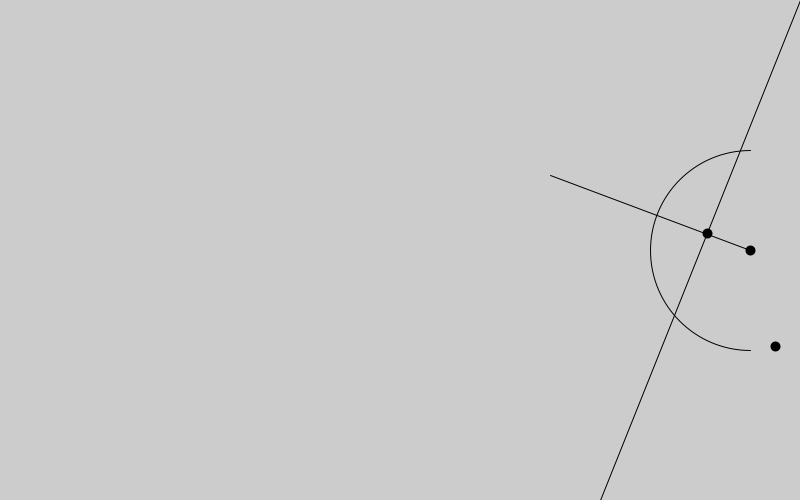
Frame 1 (no input)
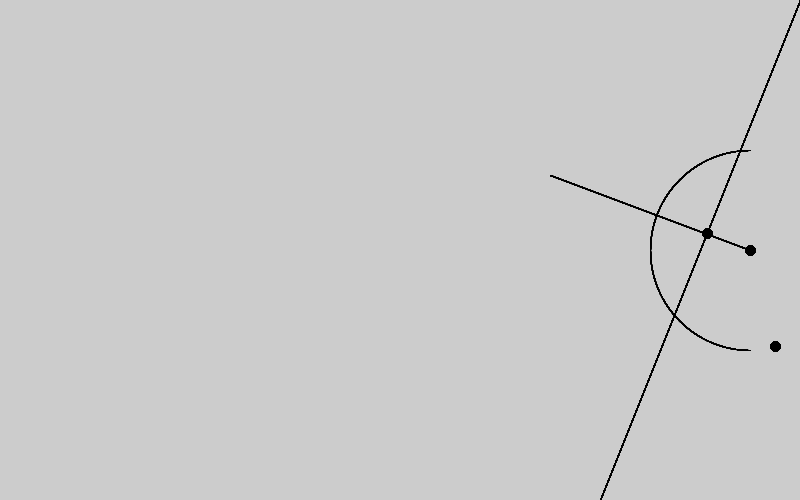
Frame 60 (the mouse pressed at the canvas centre just before this capture)
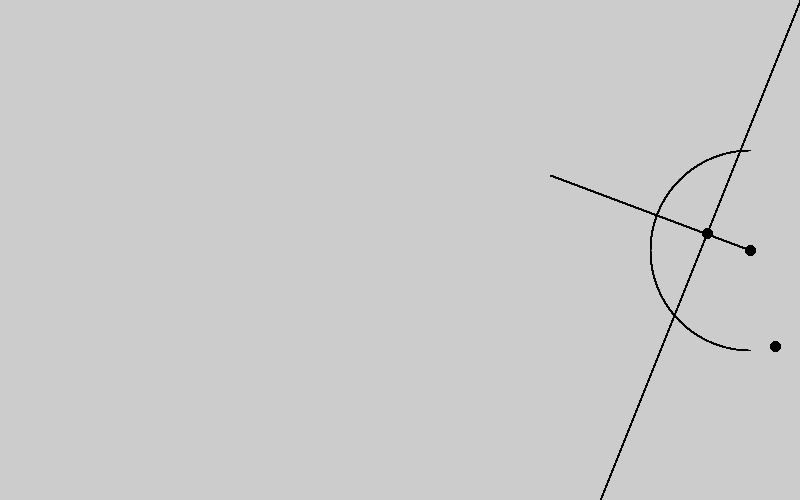
Frame 120 (the mouse held since frame 60 and released just before this capture)

The Processing sketch that drew these frames (run headless with seeded random() and noise(); from frame 60 on, the mouse is pressed at the canvas centre):

// Processing sketch: linedrawing305
// ── linedrawing305.pde
/*The Eighth point is located halfway between the two points 
where 

an arc, 

with its center at the first point,
and with a radius equal to the distance between the first and the seventh points,

would cross a line from the upper right corner to a point halfway 
between the midpoint of the bottom side and the lower right corner.*/

void setup(){
size(800,500);

}


void draw(){
  strokeWeight(1);
  line(800,0,600,500);
  noFill();
  arc(750,250, 200,200, HALF_PI, radians(270));
  
  //Perpindicular bisecting line
line(550,175,750,250);
 
 
 
 strokeWeight(10);
  //point 1
  point(750,250);
  
  //point 7
  point(750+25,250+96.82);
  
  //point 8
  point(707,233);
  
  
  
  
}
